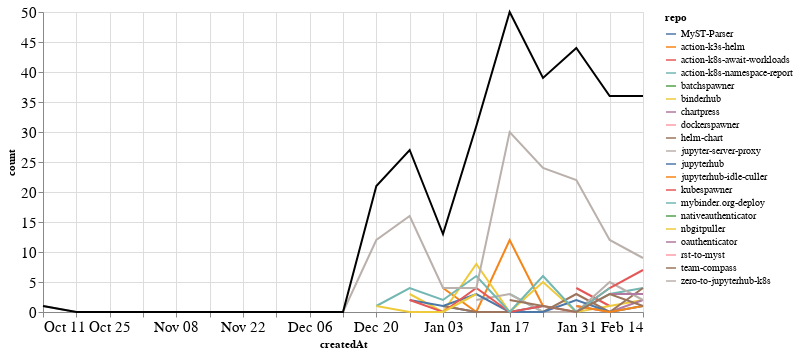

Notebook code cell kept with this figure:
### Markdown cell above
### Comments

### Code cell
comments_time = comments.groupby('repo').resample('W', on='createdAt').count()['author'].reset_index()
comments_time = comments_time.rename(columns={'author': 'count'})
comments_time_total = comments_time.groupby('createdAt').agg({"count": "sum"}).reset_index()
ch1 = alt.Chart(comments_time, width=600).mark_line().encode(
    x='createdAt',
    y='count',
    color='repo',
    tooltip="repo"
)

ch2 = alt.Chart(comments_time_total, width=600).mark_line(color="black").encode(
    x='createdAt',
    y='count',
)

ch1 + ch2

### Figure 1 — Vega-Lite specification as saved in the notebook (floating-point values rounded to 4 significant figures)
{"config": {"axisLeft": {"labelFontSize": 15}, "axisBottom": {"labelFontSize": 15}}, "layer": [{"data": {"name": "data-183fade3445678b41ede4862e1056827"}, "mark": "line", "encoding": {"color": {"type": "nominal", "field": "repo"}, "tooltip": {"type": "nominal", "field": "repo"}, "x": {"type": "temporal", "field": "createdAt"}, "y": {"type": "quantitative", "field": "count"}}, "width": 600}, {"data": {"name": "data-8e7486446f3834ba5084836b19af9b0c"}, "mark": {"type": "line", "color": "black"}, "encoding": {"x": {"type": "temporal", "field": "createdAt"}, "y": {"type": "quantitative", "field": "count"}}, "width": 600}], "$schema": "https://vega.github.io/schema/vega-lite/v4.8.1.json", "datasets": {"data-183fade3445678b41ede4862e1056827": [{"repo": "MyST-Parser", "createdAt": "2021-01-03T00:00:00", "count": 1}, {"repo": "MyST-Parser", "createdAt": "2021-01-10T00:00:00", "count": 0}, {"repo": "MyST-Parser", "createdAt": "2021-01-17T00:00:00", "count": 0}, {"repo": "MyST-Parser", "createdAt": "2021-01-24T00:00:00", "count": 1}, {"repo": "action-k3s-helm", "createdAt": "2021-01-03T00:00:00", "count": 4}, {"repo": "action-k3s-helm", "createdAt": "2021-01-10T00:00:00", "count": 0}, {"repo": "action-k3s-helm", "createdAt": "2021-01-17T00:00:00", "count": 12}, {"repo": "action-k3s-helm", "createdAt": "2021-01-24T00:00:00", "count": 1}, {"repo": "action-k8s-await-workloads", "createdAt": "2021-01-31T00:00:00", "count": 4}, {"repo": "action-k8s-await-workloads", "createdAt": "2021-02-07T00:00:00", "count": 1}, {"repo": "action-k8s-namespace-report", "createdAt": "2021-01-17T00:00:00", "count": 3}, {"repo": "action-k8s-namespace-report", "createdAt": "2021-01-24T00:00:00", "count": 0}, {"repo": "action-k8s-namespace-report", "createdAt": "2021-01-31T00:00:00", "count": 0}, {"repo": "action-k8s-namespace-report", "createdAt": "2021-02-07T00:00:00", "count": 3}, {"repo": "action-k8s-namespace-report", "createdAt": "2021-02-14T00:00:00", "count": 4}, {"repo": "batchspawner", "createdAt": "2021-01-31T00:00:00", "count": 8}, {"repo": "binderhub", "createdAt": "2020-12-27T00:00:00", "count": 3}, {"repo": "binderhub", "createdAt": "2021-01-03T00:00:00", "count": 0}, {"repo": "binderhub", "createdAt": "2021-01-10T00:00:00", "count": 8}, {"repo": "binderhub", "createdAt": "2021-01-17T00:00:00", "count": 0}, {"repo": "binderhub", "createdAt": "2021-01-24T00:00:00", "count": 5}, {"repo": "binderhub", "createdAt": "2021-01-31T00:00:00", "count": 0}, {"repo": "binderhub", "createdAt": "2021-02-07T00:00:00", "count": 1}, {"repo": "binderhub", "createdAt": "2021-02-14T00:00:00", "count": 2}, {"repo": "chartpress", "createdAt": "2021-01-31T00:00:00", "count": 1}, {"repo": "chartpress", "createdAt": "2021-02-07T00:00:00", "count": 0}, {"repo": "chartpress", "createdAt": "2021-02-14T00:00:00", "count": 2}, {"repo": "dockerspawner", "createdAt": "2020-12-20T00:00:00", "count": 7}, {"repo": "helm-chart", "createdAt": "2021-01-03T00:00:00", "count": 1}, {"repo": "helm-chart", "createdAt": "2021-01-10T00:00:00", "count": 0}, {"repo": "helm-chart", "createdAt": "2021-01-17T00:00:00", "count": 0}, {"repo": "helm-chart", "createdAt": "2021-01-24T00:00:00", "count": 0}, {"repo": "helm-chart", "createdAt": "2021-01-31T00:00:00", "count": 3}, {"repo": "helm-chart", "createdAt": "2021-02-07T00:00:00", "count": 0}, {"repo": "helm-chart", "createdAt": "2021-02-14T00:00:00", "count": 4}, {"repo": "jupyter-server-proxy", "createdAt": "2021-01-10T00:00:00", "count": 2}, {"repo": "jupyter-server-proxy", "createdAt": "2021-01-17T00:00:00", "count": 3}, {"repo": "jupyter-server-proxy", "createdAt": "2021-01-24T00:00:00", "count": 0}, {"repo": "jupyter-server-proxy", "createdAt": "2021-01-31T00:00:00", "count": 0}, {"repo": "jupyter-server-proxy", "createdAt": "2021-02-07T00:00:00", "count": 5}, {"repo": "jupyter-server-proxy", "createdAt": "2021-02-14T00:00:00", "count": 2}, {"repo": "jupyterhub", "createdAt": "2020-12-27T00:00:00", "count": 2}, {"repo": "jupyterhub", "createdAt": "2021-01-03T00:00:00", "count": 1}, {"repo": "jupyterhub", "createdAt": "2021-01-10T00:00:00", "count": 3}, {"repo": "jupyterhub", "createdAt": "2021-01-17T00:00:00", "count": 0}, {"repo": "jupyterhub", "createdAt": "2021-01-24T00:00:00", "count": 0}, {"repo": "jupyterhub", "createdAt": "2021-01-31T00:00:00", "count": 2}, {"repo": "jupyterhub", "createdAt": "2021-02-07T00:00:00", "count": 0}, {"repo": "jupyterhub", "createdAt": "2021-02-14T00:00:00", "count": 1}, {"repo": "jupyterhub-idle-culler", "createdAt": "2021-01-31T00:00:00", "count": 1}, {"repo": "jupyterhub-idle-culler", "createdAt": "2021-02-07T00:00:00", "count": 0}, {"repo": "jupyterhub-idle-culler", "createdAt": "2021-02-14T00:00:00", "count": 1}, {"repo": "kubespawner", "createdAt": "2020-12-27T00:00:00", "count": 2}, {"repo": "kubespawner", "createdAt": "2021-01-03T00:00:00", "count": 0}, {"repo": "kubespawner", "createdAt": "2021-01-10T00:00:00", "count": 4}, {"repo": "kubespawner", "createdAt": "2021-01-17T00:00:00", "count": 0}, {"repo": "kubespawner", "createdAt": "2021-01-24T00:00:00", "count": 1}, {"repo": "kubespawner", "createdAt": "2021-01-31T00:00:00", "count": 0}, {"repo": "kubespawner", "createdAt": "2021-02-07T00:00:00", "count": 4}, {"repo": "kubespawner", "createdAt": "2021-02-14T00:00:00", "count": 7}, {"repo": "mybinder.org-deploy", "createdAt": "2020-12-20T00:00:00", "count": 1}, {"repo": "mybinder.org-deploy", "createdAt": "2020-12-27T00:00:00", "count": 4}, {"repo": "mybinder.org-deploy", "createdAt": "2021-01-03T00:00:00", "count": 2}, {"repo": "mybinder.org-deploy", "createdAt": "2021-01-10T00:00:00", "count": 6}, {"repo": "mybinder.org-deploy", "createdAt": "2021-01-17T00:00:00", "count": 0}, {"repo": "mybinder.org-deploy", "createdAt": "2021-01-24T00:00:00", "count": 6}, {"repo": "mybinder.org-deploy", "createdAt": "2021-01-31T00:00:00", "count": 0}, {"repo": "mybinder.org-deploy", "createdAt": "2021-02-07T00:00:00", "count": 4}, {"repo": "nativeauthenticator", "createdAt": "2021-01-31T00:00:00", "count": 3}, {"repo": "nbgitpuller", "createdAt": "2020-12-20T00:00:00", "count": 1}, {"repo": "nbgitpuller", "createdAt": "2020-12-27T00:00:00", "count": 0}, {"repo": "nbgitpuller", "createdAt": "2021-01-03T00:00:00", "count": 0}, {"repo": "nbgitpuller", "createdAt": "2021-01-10T00:00:00", "count": 3}, {"repo": "oauthenticator", "createdAt": "2021-02-07T00:00:00", "count": 3}, {"repo": "oauthenticator", "createdAt": "2021-02-14T00:00:00", "count": 3}, {"repo": "rst-to-myst", "createdAt": "2021-01-10T00:00:00", "count": 1}, {"repo": "team-compass", "createdAt": "2021-01-17T00:00:00", "count": 2}, {"repo": "team-compass", "createdAt": "2021-01-24T00:00:00", "count": 1}, {"repo": "team-compass", "createdAt": "2021-01-31T00:00:00", "count": 0}, {"repo": "team-compass", "createdAt": "2021-02-07T00:00:00", "count": 3}, {"repo": "team-compass", "createdAt": "2021-02-14T00:00:00", "count": 1}, {"repo": "zero-to-jupyterhub-k8s", "createdAt": "2020-10-11T00:00:00", "count": 1}, {"repo": "zero-to-jupyterhub-k8s", "createdAt": "2020-10-18T00:00:00", "count": 0}, {"repo": "zero-to-jupyterhub-k8s", "createdAt": "2020-10-25T00:00:00", "count": 0}, {"repo": "zero-to-jupyterhub-k8s", "createdAt": "2020-11-01T00:00:00", "count": 0}, {"repo": "zero-to-jupyterhub-k8s", "createdAt": "2020-11-08T00:00:00", "count": 0}, {"repo": "zero-to-jupyterhub-k8s", "createdAt": "2020-11-15T00:00:00", "count": 0}, {"repo": "zero-to-jupyterhub-k8s", "createdAt": "2020-11-22T00:00:00", "count": 0}, {"repo": "zero-to-jupyterhub-k8s", "createdAt": "2020-11-29T00:00:00", "count": 0}, {"repo": "zero-to-jupyterhub-k8s", "createdAt": "2020-12-06T00:00:00", "count": 0}, {"repo": "zero-to-jupyterhub-k8s", "createdAt": "2020-12-13T00:00:00", "count": 0}, {"repo": "zero-to-jupyterhub-k8s", "createdAt": "2020-12-20T00:00:00", "count": 12}, {"repo": "zero-to-jupyterhub-k8s", "createdAt": "2020-12-27T00:00:00", "count": 16}, {"repo": "zero-to-jupyterhub-k8s", "createdAt": "2021-01-03T00:00:00", "count": 4}, {"repo": "zero-to-jupyterhub-k8s", "createdAt": "2021-01-10T00:00:00", "count": 4}, {"repo": "zero-to-jupyterhub-k8s", "createdAt": "2021-01-17T00:00:00", "count": 30}, {"repo": "zero-to-jupyterhub-k8s", "createdAt": "2021-01-24T00:00:00", "count": 24}, {"repo": "zero-to-jupyterhub-k8s", "createdAt": "2021-01-31T00:00:00", "count": 22}, {"repo": "zero-to-jupyterhub-k8s", "createdAt": "2021-02-07T00:00:00", "count": 12}, {"repo": "zero-to-jupyterhub-k8s", "createdAt": "2021-02-14T00:00:00", "count": 9}], "data-8e7486446f3834ba5084836b19af9b0c": [{"createdAt": "2020-10-11T00:00:00", "count": 1}, {"createdAt": "2020-10-18T00:00:00", "count": 0}, {"createdAt": "2020-10-25T00:00:00", "count": 0}, {"createdAt": "2020-11-01T00:00:00", "count": 0}, {"createdAt": "2020-11-08T00:00:00", "count": 0}, {"createdAt": "2020-11-15T00:00:00", "count": 0}, {"createdAt": "2020-11-22T00:00:00", "count": 0}, {"createdAt": "2020-11-29T00:00:00", "count": 0}, {"createdAt": "2020-12-06T00:00:00", "count": 0}, {"createdAt": "2020-12-13T00:00:00", "count": 0}, {"createdAt": "2020-12-20T00:00:00", "count": 21}, {"createdAt": "2020-12-27T00:00:00", "count": 27}, {"createdAt": "2021-01-03T00:00:00", "count": 13}, {"createdAt": "2021-01-10T00:00:00", "count": 31}, {"createdAt": "2021-01-17T00:00:00", "count": 50}, {"createdAt": "2021-01-24T00:00:00", "count": 39}, {"createdAt": "2021-01-31T00:00:00", "count": 44}, {"createdAt": "2021-02-07T00:00:00", "count": 36}, {"createdAt": "2021-02-14T00:00:00", "count": 36}]}}
